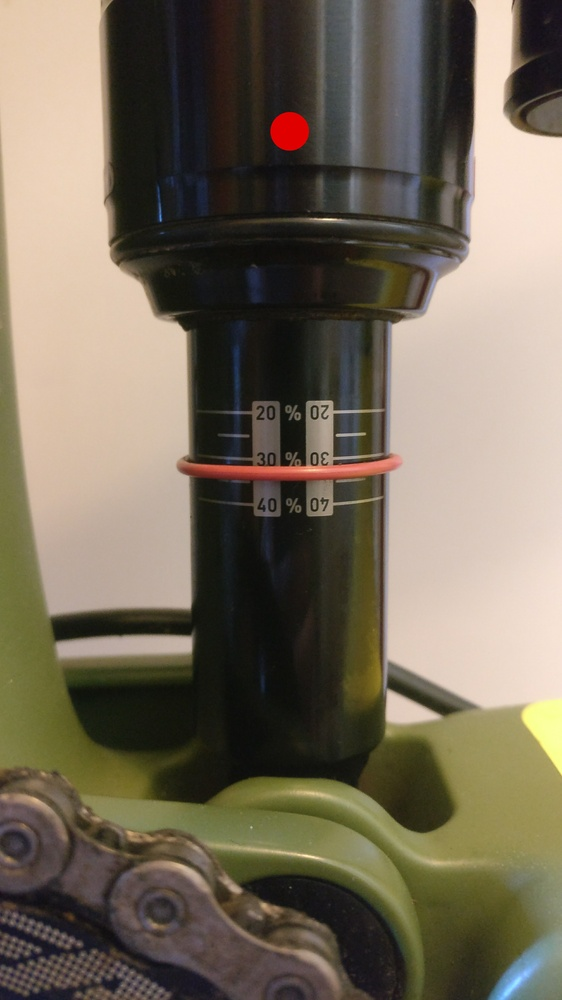
#> input picture v4/test_image.jpg, 562 x 1000 px, shrunk from 2610 x 4640 before the run; its folder holds only this picture in this run
$ python -i thing.py   (imports and definitions only)   (older library calls are emulated)
#> lines starting #> are read from the running program, lines starting #| are printed output that depends on the picture; after the words box and inside, x2 and y2 are one past the last pixel; in counts of white or black regions, pixels touching at a corner belong together
import cv2
import numpy

args = None
op_sensor_height = 4.921
pixels_per_mm = None


class Thing:
    def __init__(self):
        pass

    # [21 lines left out: functions show_image, process_image, not called in this run]

    def get_ref_point_width(self, image_path):
        """
        Locate red circle in image and output its diameter in px
        :param image_path:
        :return:
        """
#> called with image_path = 'test_image.jpg'
        image = cv2.imread(image_path)
#> image is the input picture: shape (1000, 562, 3); mean B, G, R 90.7, 107.6, 117.7
        upper_bound = numpy.array([65, 65, 255])
        lower_bound = numpy.array([0, 0, 200])
        mask = cv2.inRange(image, lower_bound, upper_bound)
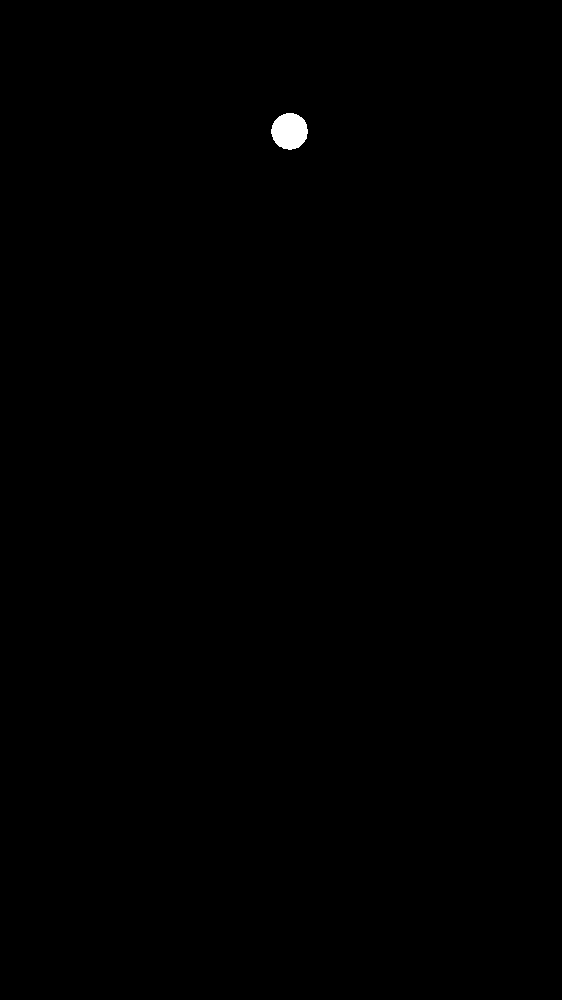
#> mask: shape (1000, 562); 0.19% white; 1 white region, box (x1, y1, x2, y2) and area: (271, 113, 308, 150) 1050
        marker = cv2.bitwise_and(image, image, mask=mask)
        marker = cv2.cvtColor(marker, cv2.COLOR_BGR2GRAY)
#> marker: shape (1000, 562)
        circles = cv2.HoughCircles(marker, cv2.cv.CV_HOUGH_GRADIENT, 3, 200)
#> circles = [[289.5, 130.5, 18]]
        ref_point = circles[0][0]
#> ref_point = [289.5, 130.5, 18]
        return ref_point[2] * 2

    # [26 lines left out: functions get_measurement_px, get_measurement_mm, not called in this run]

    def get_mm_per_psi(self, measurement_mm):
        return measurement_mm / args.pressure

    # [5 lines left out: function calc_ideal_pressure, not called in this run]

>>> result = Thing().get_ref_point_width('test_image.jpg')
#> result = 36
